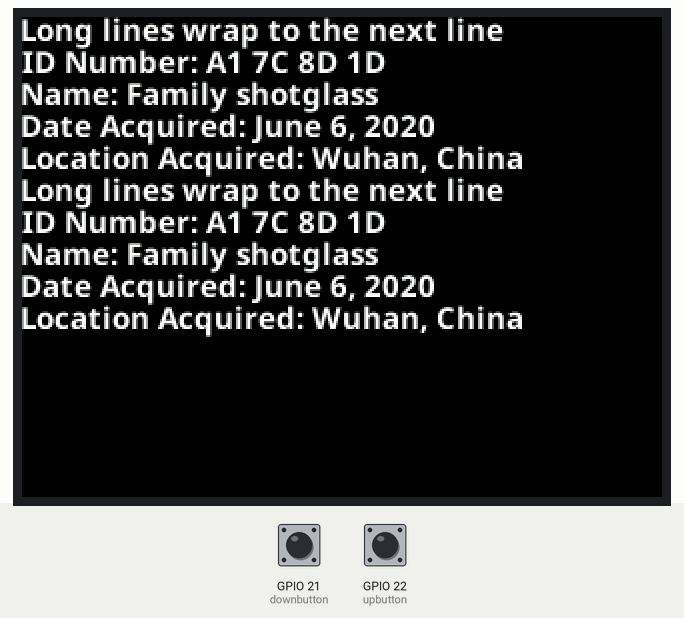
Recording of a sketch running on a simulated ESP32. Parts: 320×240 colour display. The test bench sets the inputs (shaded band); at power-on: GPIO 21 (downbutton) HIGH, GPIO 22 (upbutton) HIGH. What the sketch prints to the serial monitor is not drawn.

Above: at 1.3 s.
1.4 s: GPIO 21 (downbutton) pulled LOW for 3.2 s
At 4.1 s:
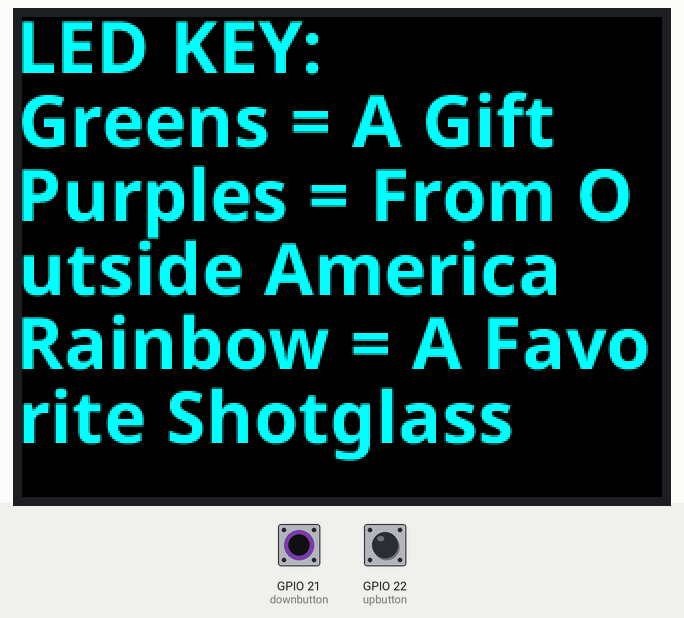
6.1 s: GPIO 22 (upbutton) pulled LOW for 3.2 s
At 8.2 s:
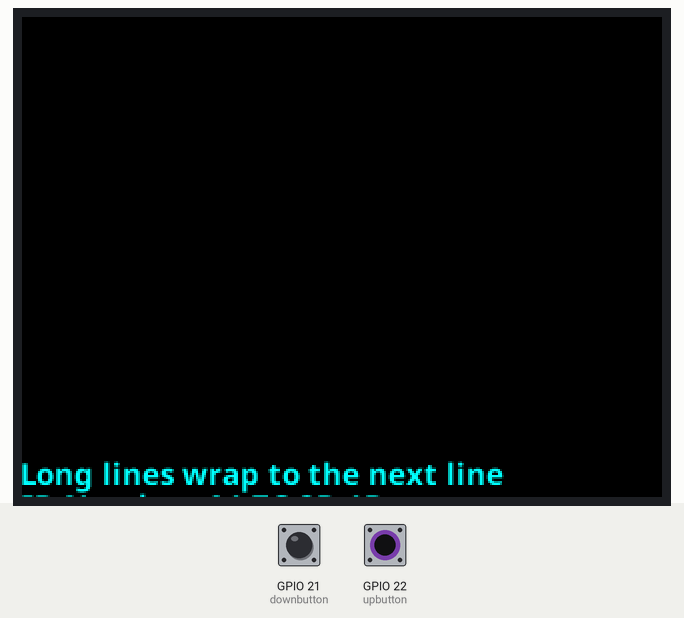
10.8 s: GPIO 22 (upbutton) pulled LOW for 3.2 s
At 13.9 s:
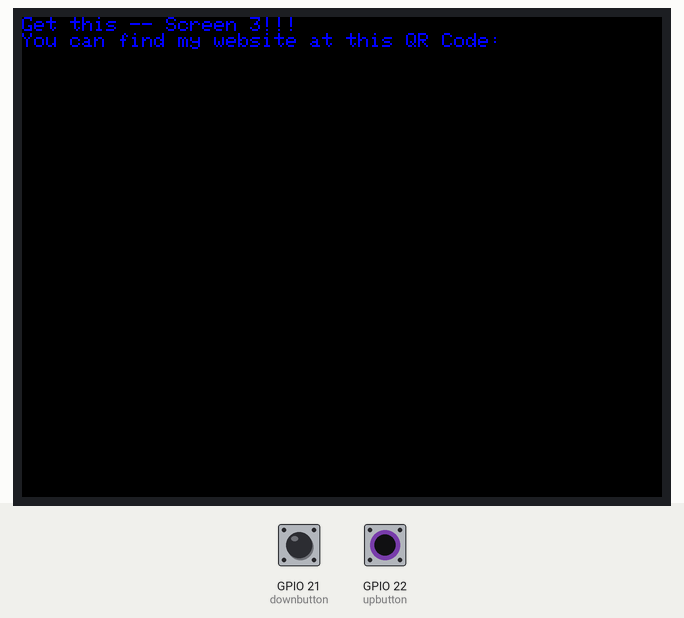
15.5 s: GPIO 21 (downbutton) pulled LOW for 3.2 s
At 19.5 s:
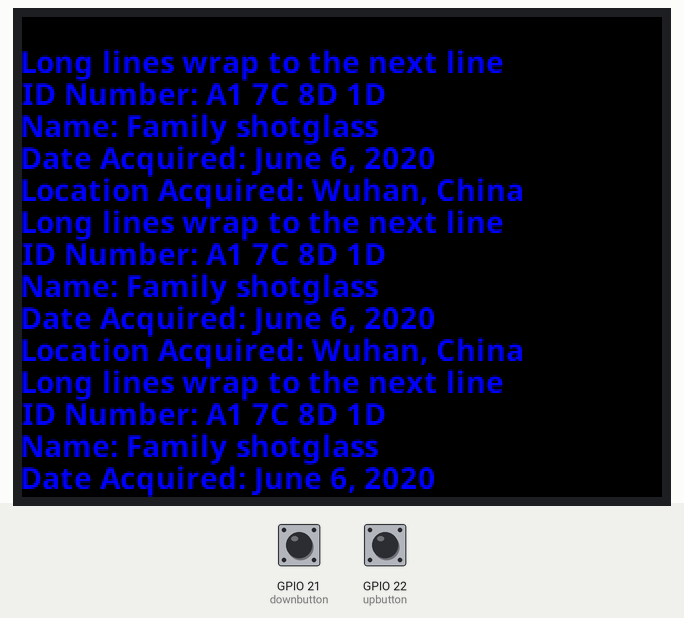
20.3 s: GPIO 22 (upbutton) pulled LOW for 3.2 s
At 22.6 s:
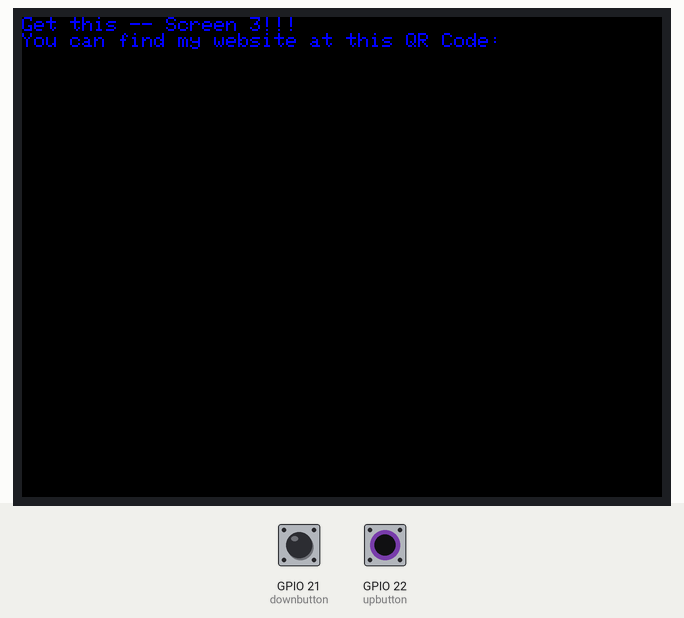
Timing chart, 0 to 24.1 s (numbered marks = the images above; inputs shaded):
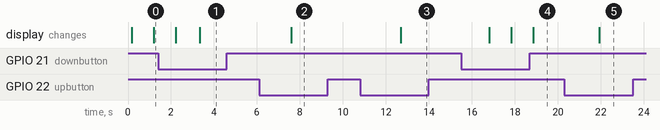

The sketch:

TFT_eSPI_example_Font_Demo_1_Array.ino
```cpp
/*
  This sketch is the same as the Font_Demo_1 example, except the fonts in this
  example are in a FLASH (program memory) array. This means that processors
  such as the STM32 series that are not supported by a SPIFFS library can use
  smooth (anti-aliased) fonts.
*/

/*
  There are four different methods of plotting anti-aliased fonts to the screen.

  This sketch uses method 1, using tft.print() and tft.println() calls.

  In some cases the sketch shows what can go wrong too, so read the comments!

  The font is rendered WITHOUT a background, but a background colour needs to be
  set so the anti-aliasing of the character is performed correctly. This is because
  characters are drawn one by one.

  This method is good for static text that does not change often because changing
  values may flicker. The text appears at the tft cursor coordinates.

  It is also possible to "print" text directly into a created sprite, for example using
  spr.println("Hello"); and then push the sprite to the screen. That method is not
  demonstrated in this sketch.

*/

//  A processing sketch to create new fonts can be found in the Tools folder of TFT_eSPI
//  https://github.com/Bodmer/TFT_eSPI/tree/master/Tools/Create_Smooth_Font/Create_font

//  This sketch uses font files created from the Noto family of fonts:
//  https://www.google.com/get/noto/

#include "NotoSansBold15.h"
#include "NotoSansBold36.h"

// The font names are arrays references, thus must NOT be in quotes ""
#define AA_FONT_SMALL NotoSansBold15
#define AA_FONT_LARGE NotoSansBold36

#include <SPI.h>
#include <TFT_eSPI.h>       // Hardware-specific library

TFT_eSPI tft = TFT_eSPI();

///////////////////////////////////////////
/*BUTTON STUFF*/
#include <ezButton.h>
#define DEBOUNCE_TIME 50 // the debounce time in millisecond, increase this time if it still chatters
ezButton upbutton(22); // create ezButton object that attach to pin GIOP21
ezButton downbutton(21); // create ezButton object that attach to pin GIOP21


int screen = 1;
String shotglass = "";
const int n_shotglasses = 3;
const int n_parameters = 6;
//1 (ID) 2 (Name) 3 (Date acquired) 4(Location acquired) 5(Gift?) 6(Fun extra notes)
String shots[ n_shotglasses ][ n_parameters ] = {

{"A1 7C 8D 1D", "Family shotglass", "June 6, 2020", "Wuhan, China", "No", "Hello! This is a fun note."},
{"A2 7C 8D 1D", "Shotglass 2", "June 7, 2020", "Shanghai, China", "No", "Hello! This is a fun note."}

};

void setup(void) {

  Serial.begin(250000);


//BUTTON
  downbutton.setDebounceTime(DEBOUNCE_TIME); // set debounce time to 50 milliseconds
  upbutton.setDebounceTime(DEBOUNCE_TIME);

  //SCREEN
  tft.begin();

  tft.setRotation(1);
  tft.setTextColor(TFT_WHITE, TFT_BLACK); // Set the font colour AND the background colour
  tft.setCursor(0, 0); // Set cursor at top left of screen
  tft.setTextWrap(true); // Wrap on width
}


void loop() {
//  tft.fillScreen(TFT_BLACK);

 /*CHECK BUTTONS*/
 /* DOWN BUTTON*/
  downbutton.loop(); // MUST call the loop() function first
  upbutton.loop();

  if (downbutton.isPressed()) {
    tft.fillScreen(TFT_BLACK);
    Serial.println("The down button is pressed");
    Serial.println("Screen number was: ");
    Serial.print(screen);
    if (screen == 3) {
      screen = 1;
    }
    else {
      screen++;
    }
    Serial.println("Screen number is now: ");
    Serial.println(screen);
  }

  if (downbutton.isReleased()) {
    Serial.println("The down button is released");
  }

  if (upbutton.isPressed()) {
    tft.fillScreen(TFT_BLACK);
    Serial.println("The up button is pressed");
    Serial.println("Screen number was: ");
    Serial.print(screen);
    if (screen == 1) {
      screen = 3;
    }
    else {
      screen--;
    }

    Serial.println("Screen number is now: ");
    Serial.println(screen);
  }

  if (upbutton.isReleased()) {
    Serial.println("The up button is released");
  }

  /*DISPLAY*/
  if (screen == 1) {
    tft.loadFont(AA_FONT_SMALL);    // Must load the font first
    if (shotglass == "") {

      tft.println("Long lines wrap to the next line");
      tft.print("ID Number: ");
      tft.println(shots[0][0]);
      tft.print("Name: ");
      tft.println(shots[0][1]);
      tft.print("Date Acquired: ");
      tft.println(shots[0][2]);
      tft.print("Location Acquired: ");
      tft.println(shots[0][3]);
    }
    else {
      tft.println("Long lines wrap to the next line");
      tft.print("ID Number: ");
      tft.println(shots[0][0]);
      tft.print("Name: ");
      tft.println(shots[0][1]);
      tft.print("Date Acquired: ");
      tft.println(shots[0][2]);
      tft.print("Location Acquired: ");
      tft.println(shots[0][3]);
      tft.setTextWrap(false, false); // Wrap on width and height switched off
      tft.setTextColor(TFT_MAGENTA, TFT_BLACK);
      tft.println("Unless text wrap is switched off");
      tft.unloadFont(); // Remove the font to recover memory used
//    delay(1000);
    }
  }
  else if (screen==2) {
    tft.loadFont(AA_FONT_LARGE);    // Must load the font first
    tft.setTextColor(TFT_WHITE, TFT_BLACK); // Set the font colour AND the background colour
    tft.setCursor(0, 0); // Set cursor at top left of screen
    tft.setTextWrap(true); // Wrap on width
    tft.setTextColor(TFT_CYAN, TFT_BLACK);
    tft.println("LED KEY:");
    tft.println("Greens = A Gift");
    tft.println("Purples = From Outside America");
    tft.println("Rainbow = A Favorite Shotglass");
  }
  else {
    tft.setTextColor(TFT_WHITE, TFT_BLACK); // Set the font colour AND the background colour
    tft.setCursor(0, 0); // Set cursor at top left of screen
    tft.setTextWrap(true); // Wrap on width
    tft.setTextColor(TFT_BLUE, TFT_BLACK);
    tft.println("Get this -- Screen 3!!!");
    tft.println("You can find my website at this QR Code:");
  }


  // >>>>>>>>>>>>>>>>>>>>>>>>>>>>>>>>>>>>>>>>>>>>>>>>>>>>>>>>>>>>>>>>>>>>>>>>>>>>>>>>>
  // Small font
  // >>>>>>>>>>>>>>>>>>>>>>>>>>>>>>>>>>>>>>>>>>>>>>>>>>>>>>>>>>>>>>>>>>>>>>>>>>>>>>>>>
//  Serial.println("Loading font");
//
  tft.loadFont(AA_FONT_SMALL);    // Must load the font first
//
//  tft.println("Small 15pt font"); // println moves cursor down for a new line
//
//  tft.println(); // New line
//
//  tft.print("ABC"); // print leaves cursor at end of line
//
//  tft.setTextColor(TFT_CYAN, TFT_BLACK);
//  tft.println("1234"); // Added to line after ABC
//
//  tft.setTextColor(TFT_YELLOW, TFT_BLACK);
//  // print stream formatting can be used,see:
//  // https://www.arduino.cc/en/Serial/Print
//  int ivalue = 1234;
//  tft.println(ivalue);       // print as an ASCII-encoded decimal
//  tft.println(ivalue, DEC);  // print as an ASCII-encoded decimal
//  tft.println(ivalue, HEX);  // print as an ASCII-encoded hexadecimal
//  tft.println(ivalue, OCT);  // print as an ASCII-encoded octal
//  tft.println(ivalue, BIN);  // print as an ASCII-encoded binary
//
//  tft.println(); // New line
//  tft.setTextColor(TFT_MAGENTA, TFT_BLACK);
//  float fvalue = 1.23456;
//  tft.println(fvalue, 0);  // no decimal places
//  tft.println(fvalue, 1);  // 1 decimal place
//  tft.println(fvalue, 2);  // 2 decimal places
//  tft.println(fvalue, 5);  // 5 decimal places
//
//  delay(5000);

  // Get ready for the next demo while we have this font loaded
//  tft.fillScreen(TFT_BLACK);
//  tft.setCursor(0, 0); // Set cursor at top left of screen
//  tft.setTextColor(TFT_WHITE, TFT_BLACK);
//  tft.println("Wrong and right ways to");
//  tft.println("print changing values...");
//
//  tft.unloadFont(); // Remove the font to recover memory used


  // >>>>>>>>>>>>>>>>>>>>>>>>>>>>>>>>>>>>>>>>>>>>>>>>>>>>>>>>>>>>>>>>>>>>>>>>>>>>>>>>>
  // Large font
  // >>>>>>>>>>>>>>>>>>>>>>>>>>>>>>>>>>>>>>>>>>>>>>>>>>>>>>>>>>>>>>>>>>>>>>>>>>>>>>>>>

//  tft.loadFont(AA_FONT_LARGE); // Load another different font

  //tft.fillScreen(TFT_BLACK);

  // Draw changing numbers - does not work unless a filled rectangle is drawn over the old text
//  for (int i = 0; i <= 99; i++)
//  {
//    tft.setCursor(50, 50);
//    tft.setTextColor(TFT_GREEN, TFT_BLACK); // TFT_BLACK is used for anti-aliasing only
//                                            // By default background fill is off
//    tft.print("      "); // Overprinting old number with spaces DOES NOT WORK!
//    tft.setCursor(50, 50);
//    tft.print(i / 10.0, 1);
//
//    // Adding a parameter "true" to the setTextColor() function fills character background
//    // This extra parameter is only for smooth fonts!
//    tft.setTextColor(TFT_GREEN, TFT_BLACK, true);
//    tft.setCursor(50, 90);
//    tft.print(i / 10.0, 1);
//
//    delay (200);
//  }
//
//  delay(5000);

  // >>>>>>>>>>>>>>>>>>>>>>>>>>>>>>>>>>>>>>>>>>>>>>>>>>>>>>>>>>>>>>>>>>>>>>>>>>>>>>>>>
  // Large font text wrapping
  // >>>>>>>>>>>>>>>>>>>>>>>>>>>>>>>>>>>>>>>>>>>>>>>>>>>>>>>>>>>>>>>>>>>>>>>>>>>>>>>>>

//  tft.fillScreen(TFT_BLACK);

//  tft.setTextColor(TFT_YELLOW, TFT_BLACK); // Change the font colour and the background colour

//  tft.setCursor(0, 0); // Set cursor at top left of screen
//
//  tft.println("Large font!");
//
//  tft.setTextWrap(true); // Wrap on width
//  tft.setTextColor(TFT_CYAN, TFT_BLACK);
//  tft.println("Long lines wrap to the next line");
//  tft.print("ID Number: ");
//  tft.println(shots[0][0]);
//  tft.print("Name: ");
//  tft.println(shots[0][1]);
//  tft.print("Date Acquired: ");
//  tft.println(shots[0][2]);
//  tft.print("Location Acquired: ");
//  tft.println(shots[0][3]);
//  tft.setTextWrap(false, false); // Wrap on width and height switched off
//  tft.setTextColor(TFT_MAGENTA, TFT_BLACK);
//  tft.println("Unless text wrap is switched off");

  tft.unloadFont(); // Remove the font to recover memory used

  delay(1000);
}
```

Notes.ino
```cpp
/*

Information notes only:
======================

//These are the text plotting alignment (reference datum point)

TL_DATUM = Top left (default)
TC_DATUM = Top centre
TR_DATUM = Top right

ML_DATUM = Middle left
MC_DATUM = Middle centre
MR_DATUM = Middle right

BL_DATUM = Bottom left
BC_DATUM = Bottom centre
BR_DATUM = Bottom right

L_BASELINE = Left character baseline (Line the 'A' character would sit on)
C_BASELINE = Centre character baseline
R_BASELINE = Right character baseline

// Basic colours already defined:

TFT_BLACK       0x0000
TFT_NAVY        0x000F
TFT_DARKGREEN   0x03E0
TFT_DARKCYAN    0x03EF
TFT_MAROON      0x7800
TFT_PURPLE      0x780F
TFT_OLIVE       0x7BE0
TFT_LIGHTGREY   0xC618
TFT_DARKGREY    0x7BEF
TFT_BLUE        0x001F
TFT_GREEN       0x07E0
TFT_CYAN        0x07FF
TFT_RED         0xF800
TFT_MAGENTA     0xF81F
TFT_YELLOW      0xFFE0
TFT_WHITE       0xFFFF
TFT_ORANGE      0xFDA0
TFT_GREENYELLOW 0xB7E0
TFT_PINK        0xFC9F


 */
```

Source omitted: toSansBold15.h (data table, 65732 bytes), oSansBold36.h (data table, 268239 bytes)

Measured:
- after the input at 1.4 s, the display: first differs from a run without the input after 1.9 s (image 1)
- after the input at 6.1 s, the display: changes after 1.5 s (image 2)
- after the input at 10.8 s, the display: changes after 1.9 s (image 3)
- after the input at 15.5 s, the display: first changes after 1.3 s (image 4 shows a later state)
- after the input at 20.3 s, the display: changes after 1.6 s (image 5)
